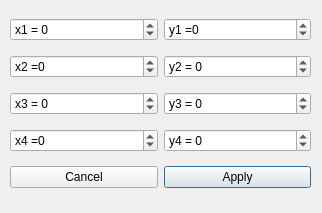
<?xml version="1.0" encoding="UTF-8"?>
<ui version="4.0">
 <class>RectangleDialog</class>
 <widget class="QDialog" name="RectangleDialog">
  <property name="geometry">
   <rect>
    <x>0</x>
    <y>0</y>
    <width>322</width>
    <height>213</height>
   </rect>
  </property>
  <property name="windowTitle">
   <string>Dialog</string>
  </property>
  <widget class="QWidget" name="gridLayoutWidget">
   <property name="geometry">
    <rect>
     <x>10</x>
     <y>10</y>
     <width>301</width>
     <height>191</height>
    </rect>
   </property>
   <layout class="QGridLayout" name="gridLayout">
    <item row="1" column="1">
     <widget class="QSpinBox" name="y2">
      <property name="prefix">
       <string>y2 = </string>
      </property>
      <property name="minimum">
       <number>-500</number>
      </property>
      <property name="maximum">
       <number>500</number>
      </property>
     </widget>
    </item>
    <item row="1" column="0">
     <widget class="QSpinBox" name="x2">
      <property name="prefix">
       <string>x2 =</string>
      </property>
      <property name="minimum">
       <number>-500</number>
      </property>
      <property name="maximum">
       <number>500</number>
      </property>
     </widget>
    </item>
    <item row="0" column="1">
     <widget class="QSpinBox" name="y1">
      <property name="prefix">
       <string>y1 =</string>
      </property>
      <property name="minimum">
       <number>-500</number>
      </property>
      <property name="maximum">
       <number>500</number>
      </property>
     </widget>
    </item>
    <item row="2" column="0">
     <widget class="QSpinBox" name="x3">
      <property name="prefix">
       <string>x3 = </string>
      </property>
      <property name="minimum">
       <number>-500</number>
      </property>
      <property name="maximum">
       <number>500</number>
      </property>
     </widget>
    </item>
    <item row="2" column="1">
     <widget class="QSpinBox" name="y3">
      <property name="prefix">
       <string>y3 = </string>
      </property>
      <property name="minimum">
       <number>-500</number>
      </property>
      <property name="maximum">
       <number>500</number>
      </property>
     </widget>
    </item>
    <item row="3" column="0">
     <widget class="QSpinBox" name="x4">
      <property name="prefix">
       <string>x4 =</string>
      </property>
      <property name="minimum">
       <number>-500</number>
      </property>
      <property name="maximum">
       <number>500</number>
      </property>
     </widget>
    </item>
    <item row="3" column="1">
     <widget class="QSpinBox" name="y4">
      <property name="prefix">
       <string>y4 = </string>
      </property>
      <property name="minimum">
       <number>-500</number>
      </property>
      <property name="maximum">
       <number>500</number>
      </property>
     </widget>
    </item>
    <item row="0" column="0">
     <widget class="QSpinBox" name="x1">
      <property name="prefix">
       <string>x1 = </string>
      </property>
      <property name="minimum">
       <number>-500</number>
      </property>
      <property name="maximum">
       <number>500</number>
      </property>
     </widget>
    </item>
    <item row="4" column="1">
     <widget class="QPushButton" name="applyButton">
      <property name="text">
       <string>Apply</string>
      </property>
     </widget>
    </item>
    <item row="4" column="0">
     <widget class="QPushButton" name="cancelButton">
      <property name="text">
       <string>Cancel</string>
      </property>
     </widget>
    </item>
   </layout>
  </widget>
 </widget>
 <resources/>
 <connections/>
</ui>
